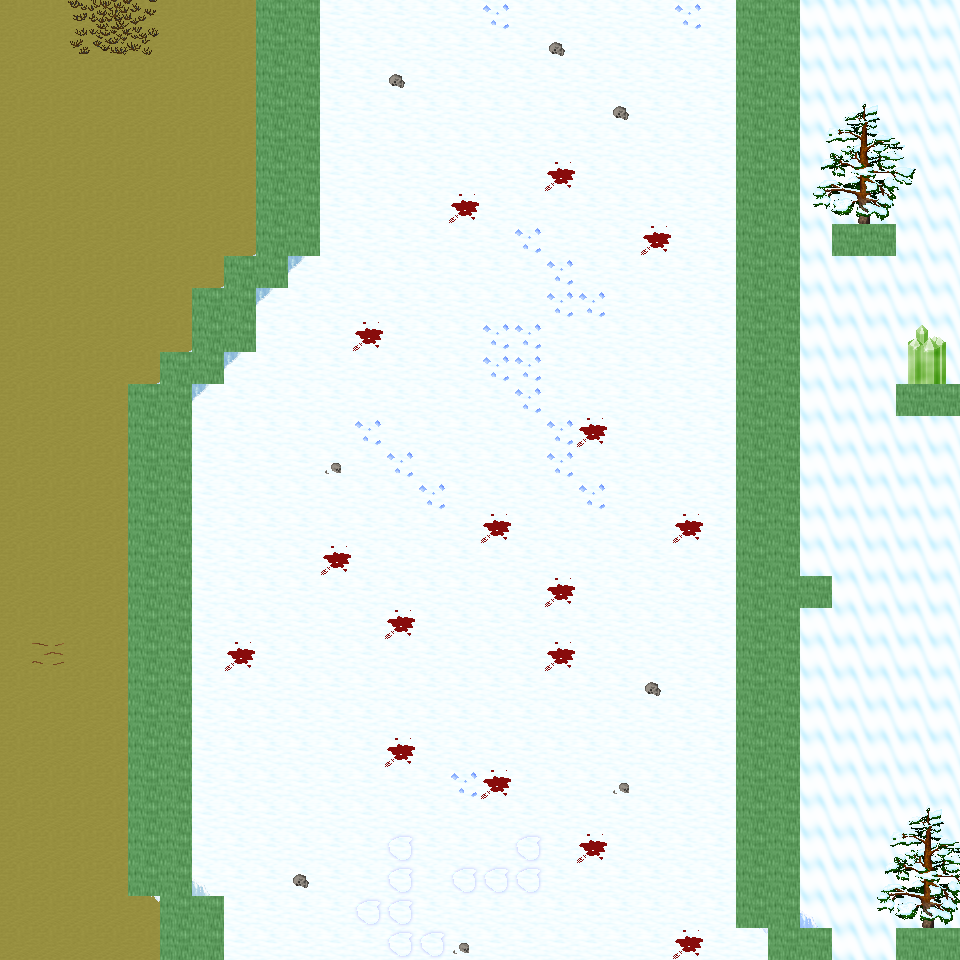

The image is a tile-based game level rendered from a .tmx file. Its description and source (layers, tilesets, objects; grid data summarised) follow:
An orthogonal 30x30 tile map with 32x32 px tiles, 6 tile layers (Ground, Object, Object2, Above, ...), 47 tilesets and 6 objects (6x mapExit).

<map version="1.0" orientation="orthogonal" renderorder="right-down" width="30" height="30" tilewidth="32" tileheight="32" nextobjectid="7">
  <tileset firstgid="1" name="tileset_ground_ground" tilewidth="32" tileheight="32" tilecount="33" columns="3">
    <image source="../drawable/tileset_ground_ground.png" width="96" height="352" />
  </tileset>
  <tileset firstgid="34" name="tileset_ground_ice_ice" tilewidth="32" tileheight="32" tilecount="3" columns="3">
    <image source="../drawable/tileset_ground_ice_ice.png" width="96" height="32" />
  </tileset>
  <tileset firstgid="37" name="tileset_ground_earth_edges" tilewidth="32" tileheight="32" tilecount="18" columns="6">
    <image source="../drawable/tileset_ground_earth_edges.png" width="192" height="96" />
  </tileset>
  <tileset firstgid="55" name="tileset_ground_rock_pebbles" tilewidth="32" tileheight="32" tilecount="3" columns="1">
    <image source="../drawable/tileset_ground_rock_pebbles.png" width="32" height="96" />
  </tileset>
  <tileset firstgid="58" name="tileset_item_corpse_huge_animal" tilewidth="32" tileheight="32" tilecount="16" columns="2">
    <image source="../drawable/tileset_item_corpse_huge_animal.png" width="64" height="256" />
  </tileset>
  <tileset firstgid="74" name="tileset_plant_flower_daisy_white" tilewidth="32" tileheight="32" tilecount="8" columns="2">
    <image source="../drawable/tileset_plant_flower_daisy_white.png" width="64" height="128" />
  </tileset>
  <tileset firstgid="82" name="tileset_ground_ridge_earth_dark" tilewidth="32" tileheight="32" tilecount="96" columns="12">
    <image source="../drawable/tileset_ground_ridge_earth_dark.png" width="384" height="256" />
  </tileset>
  <tileset firstgid="178" name="tileset_ground_grass_edges" tilewidth="32" tileheight="32" tilecount="36" columns="12">
    <image source="../drawable/tileset_ground_grass_edges.png" width="384" height="96" />
  </tileset>
  <tileset firstgid="214" name="tileset_ground_ridge_ice_2" tilewidth="32" tileheight="32" tilecount="42" columns="7">
    <image source="../drawable/tileset_ground_ridge_ice_2.png" width="224" height="192" />
  </tileset>
  <tileset firstgid="256" name="tileset_ground_ice_glacier" tilewidth="32" tileheight="32" tilecount="1" columns="1">
    <image source="../drawable/tileset_ground_ice_glacier.png" width="32" height="32" />
  </tileset>
  <tileset firstgid="257" name="tileset_ground_ice_edges" tilewidth="32" tileheight="32" tilecount="9" columns="3">
    <image source="../drawable/tileset_ground_ice_edges.png" width="96" height="96" />
  </tileset>
  <tileset firstgid="266" name="tileset_plant_bush_large_brown" tilewidth="32" tileheight="32" tilecount="9" columns="3">
    <image source="../drawable/tileset_plant_bush_large_brown.png" width="96" height="96" />
  </tileset>
  <tileset firstgid="275" name="tileset_ground_ridge_ice" tilewidth="32" tileheight="32" tilecount="42" columns="7">
    <image source="../drawable/tileset_ground_ridge_ice.png" width="224" height="192" />
  </tileset>
  <tileset firstgid="317" name="tileset_plant_bush_various_small" tilewidth="32" tileheight="32" tilecount="9" columns="3">
    <image source="../drawable/tileset_plant_bush_various_small.png" width="96" height="96" />
  </tileset>
  <tileset firstgid="326" name="tileset_ground_rock_rocks_2" tilewidth="32" tileheight="32" tilecount="4" columns="2">
    <image source="../drawable/tileset_ground_rock_rocks_2.png" width="64" height="64" />
  </tileset>
  <tileset firstgid="330" name="tileset_building_decoration_blue_circle" tilewidth="32" tileheight="32" tilecount="4" columns="2">
    <image source="../drawable/tileset_building_decoration_blue_circle.png" width="64" height="64" />
  </tileset>
  <tileset firstgid="334" name="tileset_item_statue_cross" tilewidth="32" tileheight="32" tilecount="1" columns="1">
    <image source="../drawable/tileset_item_statue_cross.png" width="32" height="32" />
  </tileset>
  <tileset firstgid="335" name="tileset_ground_rock_green_crystal" tilewidth="32" tileheight="32" tilecount="9" columns="3">
    <image source="../drawable/tileset_ground_rock_green_crystal.png" width="96" height="96" />
  </tileset>
  <tileset firstgid="344" name="tileset_furniture_light_iron_lamp" tilewidth="32" tileheight="32" tilecount="3" columns="1">
    <image source="../drawable/tileset_furniture_light_iron_lamp.png" width="32" height="96" />
  </tileset>
  <tileset firstgid="347" name="tileset_item_statue_metal_and_stone" tilewidth="32" tileheight="32" tilecount="6" columns="3">
    <image source="../drawable/tileset_item_statue_metal_and_stone.png" width="96" height="64" />
  </tileset>
  <tileset firstgid="353" name="tileset_ground_ladder_horizontal_pale" tilewidth="32" tileheight="32" tilecount="3" columns="1">
    <image source="../drawable/tileset_ground_ladder_horizontal_pale.png" width="32" height="96" />
  </tileset>
  <tileset firstgid="356" name="tileset_plant_bush_bushes" tilewidth="32" tileheight="32" tilecount="10" columns="5">
    <image source="../drawable/tileset_plant_bush_bushes.png" width="160" height="64" />
  </tileset>
  <tileset firstgid="366" name="tileset_item_blood_floor_stain" tilewidth="32" tileheight="32" tilecount="1" columns="1">
    <image source="../drawable/tileset_item_blood_floor_stain.png" width="32" height="32" />
  </tileset>
  <tileset firstgid="367" name="tileset_item_corpse_skull_dark" tilewidth="32" tileheight="32" tilecount="2" columns="2">
    <image source="../drawable/tileset_item_corpse_skull_dark.png" width="64" height="32" />
  </tileset>
  <tileset firstgid="369" name="tileset_furniture_light_flames" tilewidth="32" tileheight="32" tilecount="6" columns="6">
    <image source="../drawable/tileset_furniture_light_flames.png" width="192" height="32" />
  </tileset>
  <tileset firstgid="375" name="tileset_logic_creature_human" tilewidth="32" tileheight="32" tilecount="5" columns="5">
    <image source="../drawable/tileset_logic_creature_human.png" width="160" height="32" />
  </tileset>
  <tileset firstgid="380" name="tileset_logic_creature_elemental" tilewidth="32" tileheight="32" tilecount="16" columns="8">
    <image source="../drawable/tileset_logic_creature_elemental.png" width="256" height="64" />
  </tileset>
  <tileset firstgid="396" name="tileset_logic_collision" tilewidth="32" tileheight="32" tilecount="1" columns="1">
    <image source="../drawable/tileset_logic_collision.png" width="32" height="32" />
  </tileset>
  <tileset firstgid="397" name="tileset_logic_creature_giant_human" tilewidth="32" tileheight="32" tilecount="16" columns="8">
    <image source="../drawable/tileset_logic_creature_giant_human.png" width="256" height="64" />
  </tileset>
  <tileset firstgid="413" name="tileset_plant_tree_taller_trees" tilewidth="32" tileheight="32" tilecount="32" columns="8">
    <image source="../drawable/tileset_plant_tree_taller_trees.png" width="256" height="128" />
  </tileset>
  <tileset firstgid="445" name="tileset_plant_tree_spruce" tilewidth="32" tileheight="32" tilecount="6" columns="2">
    <image source="../drawable/tileset_plant_tree_spruce.png" width="64" height="96" />
  </tileset>
  <tileset firstgid="451" name="tileset_plant_bush_bush_mult_colored" tilewidth="32" tileheight="32" tilecount="6" columns="3">
    <image source="../drawable/tileset_plant_bush_bush_mult_colored.png" width="96" height="64" />
  </tileset>
  <tileset firstgid="457" name="tileset_ground_ice_icehole" tilewidth="32" tileheight="32" tilecount="1" columns="1">
    <image source="../drawable/tileset_ground_ice_icehole.png" width="32" height="32" />
  </tileset>
  <tileset firstgid="458" name="tileset_logic_portal" tilewidth="32" tileheight="32" tilecount="24" columns="8">
    <image source="../drawable/tileset_logic_portal.png" width="256" height="96" />
  </tileset>
  <tileset firstgid="482" name="tileset_building_wall_int_clay" tilewidth="32" tileheight="32" tilecount="100" columns="10">
    <image source="../drawable/tileset_building_wall_int_clay.png" width="320" height="320" />
  </tileset>
  <tileset firstgid="582" name="tileset_plant_tree_pine_tree" tilewidth="32" tileheight="32" tilecount="20" columns="4">
    <image source="../drawable/tileset_plant_tree_pine_tree.png" width="128" height="160" />
  </tileset>
  <tileset firstgid="602" name="tileset_plant_tree_pine_tree_1" tilewidth="32" tileheight="32" tilecount="20" columns="4">
    <image source="../drawable/tileset_plant_tree_pine_tree_1.png" width="128" height="160" />
  </tileset>
  <tileset firstgid="622" name="tileset_plant_stump_hollow_logs" tilewidth="32" tileheight="32" tilecount="6" columns="3">
    <image source="../drawable/tileset_plant_stump_hollow_logs.png" width="96" height="64" />
  </tileset>
  <tileset firstgid="628" name="tileset_plant_stump_small_stump" tilewidth="32" tileheight="32" tilecount="4" columns="2">
    <image source="../drawable/tileset_plant_stump_small_stump.png" width="64" height="64" />
  </tileset>
  <tileset firstgid="632" name="tileset_plant_stump_stump_snow1" tilewidth="32" tileheight="32" tilecount="2" columns="2">
    <image source="../drawable/tileset_plant_stump_stump_snow1.png" width="64" height="32" />
  </tileset>
  <tileset firstgid="634" name="tileset_plant_stump_stump_snow" tilewidth="32" tileheight="32" tilecount="2" columns="2">
    <image source="../drawable/tileset_plant_stump_stump_snow.png" width="64" height="32" />
  </tileset>
  <tileset firstgid="636" name="tileset_building_decoration_rocks" tilewidth="32" tileheight="32" tilecount="6" columns="3">
    <image source="../drawable/tileset_building_decoration_rocks.png" width="96" height="64" />
  </tileset>
  <tileset firstgid="642" name="tileset_ground_rock_rocks" tilewidth="32" tileheight="32" tilecount="4" columns="2">
    <image source="../drawable/tileset_ground_rock_rocks.png" width="64" height="64" />
  </tileset>
  <tileset firstgid="646" name="tileset_plant_tree_snow_on_pine" tilewidth="32" tileheight="32" tilecount="20" columns="4">
    <image source="../drawable/tileset_plant_tree_snow_on_pine.png" width="128" height="160" />
  </tileset>
  <tileset firstgid="666" name="tileset_light_dim_light_5x5" tilewidth="32" tileheight="32" tilecount="25" columns="5">
    <image source="../drawable/tileset_light_dim_light_5x5.png" width="160" height="160" />
  </tileset>
  <tileset firstgid="691" name="tileset_logic_creature_fowl" tilewidth="32" tileheight="32" tilecount="6" columns="6">
    <image source="../drawable/tileset_logic_creature_fowl.png" width="192" height="32" />
  </tileset>
  <tileset firstgid="697" name="tileset_logic_creature_animal" tilewidth="32" tileheight="32" tilecount="32" columns="8">
    <image source="../drawable/tileset_logic_creature_animal.png" width="256" height="128" />
  </tileset>
  <layer name="Ground" width="30" height="30">
    <data>[900 cells, 900 non-empty, 3 distinct tile ids]</data>
  </layer>
  <layer name="Object" width="30" height="30">
    <data>[900 cells, 199 non-empty, 32 distinct tile ids]</data>
  </layer>
  <layer name="Object2" width="30" height="30">
    <data>[900 cells, 2 non-empty, 2 distinct tile ids]</data>
  </layer>
  <layer name="Above" width="30" height="30">
    <data>[900 cells, 33 non-empty, 21 distinct tile ids]</data>
  </layer>
  <layer name="Above2" width="30" height="30">
    <data>[900 cells, 0 non-empty, 0 distinct tile ids]</data>
  </layer>
  <layer name="Walkable" width="30" height="30">
    <data>[900 cells, 127 non-empty, 1 distinct tile ids]</data>
  </layer>
  <objectgroup name="MapEvents">
    <object id="1" name="south" type="mapExit" x="0" y="928" width="160" height="32">
      <properties>
        <property name="map" value="level_0_x69_y26" />
        <property name="x" value="0" />
        <property name="y" value="1" />
      </properties>
    </object>
    <object id="2" name="south2" type="mapExit" x="224" y="928" width="544" height="32">
      <properties>
        <property name="map" value="level_0_x69_y26" />
        <property name="x" value="7" />
        <property name="y" value="1" />
      </properties>
    </object>
    <object id="3" name="south3" type="mapExit" x="832" y="928" width="64" height="32">
      <properties>
        <property name="map" value="level_0_x69_y26" />
        <property name="x" value="26" />
        <property name="y" value="1" />
      </properties>
    </object>
    <object id="4" name="west" type="mapExit" x="0" y="0" width="32" height="960">
      <properties>
        <property name="map" value="level_0_x68_y25" />
        <property name="x" value="28" />
        <property name="y" value="0" />
      </properties>
    </object>
    <object id="5" name="east" type="mapExit" x="928" y="0" width="32" height="384">
      <properties>
        <property name="map" value="level_0_x70_y25" />
        <property name="x" value="1" />
        <property name="y" value="0" />
      </properties>
    </object>
    <object id="6" name="east2" type="mapExit" x="928" y="416" width="32" height="512">
      <properties>
        <property name="map" value="level_0_x70_y25" />
        <property name="x" value="1" />
        <property name="y" value="13" />
      </properties>
    </object>
  </objectgroup>
</map>
